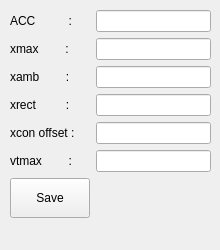
            <widget class="QWidget" name="page_4">
             <widget class="QWidget" name="formLayoutWidget">
              <property name="geometry">
               <rect>
                <x>10</x>
                <y>10</y>
                <width>201</width>
                <height>231</height>
               </rect>
              </property>
              <layout class="QFormLayout" name="formLayout">
               <item row="0" column="0">
                <widget class="QLabel" name="label_2">
                 <property name="minimumSize">
                  <size>
                   <width>0</width>
                   <height>0</height>
                  </size>
                 </property>
                 <property name="text">
                  <string>ACC          :</string>
                 </property>
                </widget>
               </item>
               <item row="0" column="1">
                <widget class="QLineEdit" name="t_acc">
                 <property name="minimumSize">
                  <size>
                   <width>0</width>
                   <height>0</height>
                  </size>
                 </property>
                </widget>
               </item>
               <item row="1" column="0">
                <widget class="QLabel" name="label_3">
                 <property name="text">
                  <string>xmax        :</string>
                 </property>
                </widget>
               </item>
               <item row="1" column="1">
                <widget class="QLineEdit" name="t_xmax"/>
               </item>
               <item row="2" column="0">
                <widget class="QLabel" name="label_4">
                 <property name="text">
                  <string>xamb        :</string>
                 </property>
                </widget>
               </item>
               <item row="3" column="0">
                <widget class="QLabel" name="label_xrect">
                 <property name="text">
                  <string>xrect         :</string>
                 </property>
                </widget>
               </item>
               <item row="2" column="1">
                <widget class="QLineEdit" name="t_xamb"/>
               </item>
               <item row="3" column="1">
                <widget class="QLineEdit" name="t_xrect"/>
               </item>
               <item row="4" column="0">
                <widget class="QLabel" name="label_5">
                 <property name="text">
                  <string>xcon offset :</string>
                 </property>
                </widget>
               </item>
               <item row="4" column="1">
                <widget class="QLineEdit" name="t_xconoffset"/>
               </item>
               <item row="6" column="0">
                <widget class="QPushButton" name="btnsavemachinesetup">
                 <property name="minimumSize">
                  <size>
                   <width>0</width>
                   <height>40</height>
                  </size>
                 </property>
                 <property name="text">
                  <string>Save</string>
                 </property>
                </widget>
               </item>
               <item row="5" column="0">
                <widget class="QLabel" name="label_6">
                 <property name="text">
                  <string>vtmax        :</string>
                 </property>
                </widget>
               </item>
               <item row="5" column="1">
                <widget class="QLineEdit" name="t_vtmax"/>
               </item>
              </layout>
             </widget>
            </widget>
